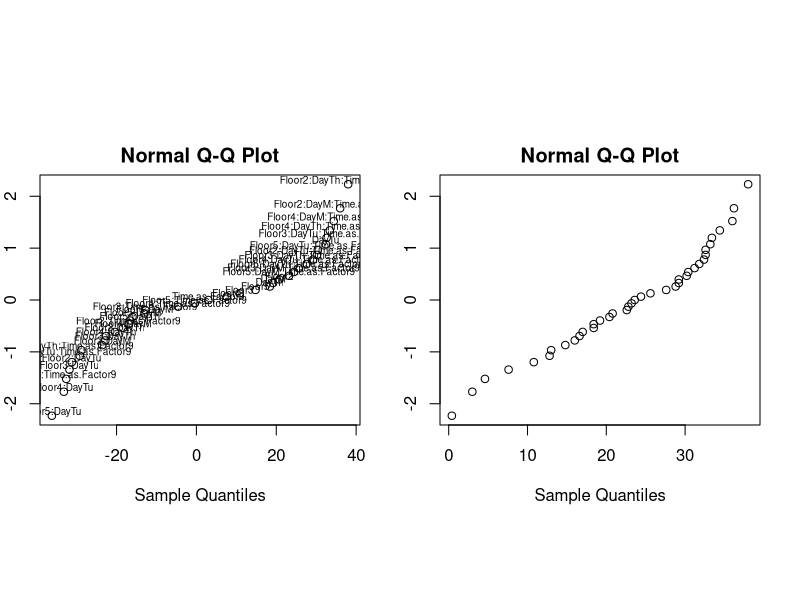
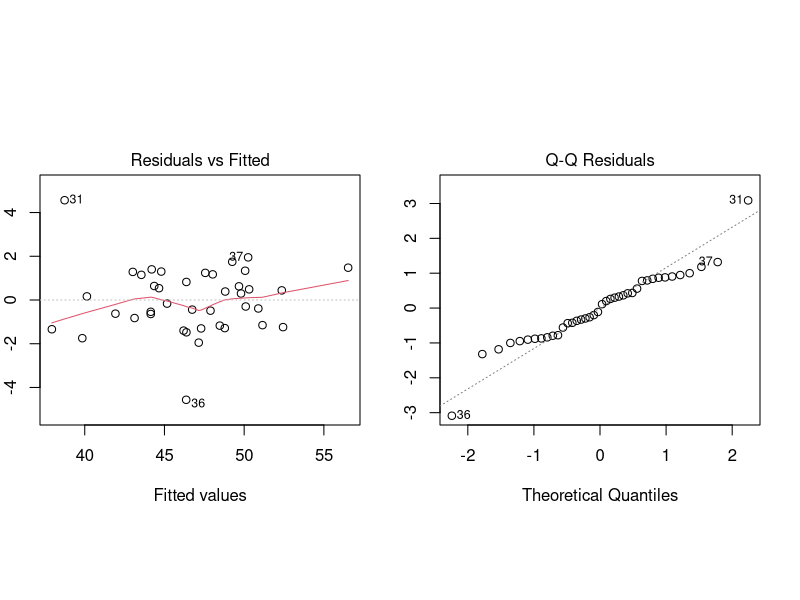
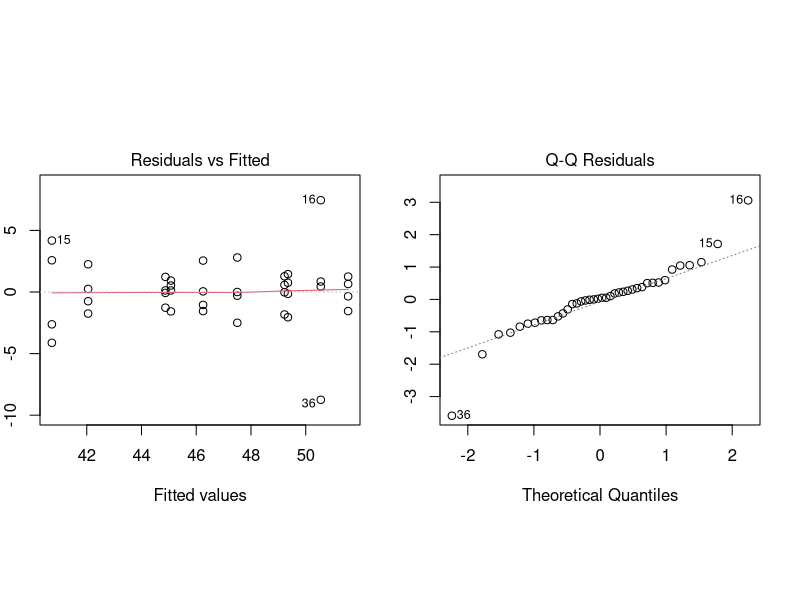

Recreate these plots in R, in order.
## ---- chunk 1
library(lmerTest)
library(pwr)
noise <- read.csv("noise.csv")
noise$Time.as.Factor <- as.factor(noise$Time.as.Factor)
noise$Day <- as.factor(noise$Day)
noise$Floor <- as.factor(noise$Floor)
noise$Operator <- as.factor(noise$Operator)
## ---- chunk 2
par(mfrow = c(1, 2), mar = c(3, 3, 2, 1), pin = c(3.2, 2.5))
full_noise_aov <- aov(Noise ~ Floor*Day*Time.as.Factor, data = noise)
qq <- qqnorm(coef(full_noise_aov)[-1] * 2, datax = T)
text(qq$x, qq$y + 0.07, labels = names(qq$x), cex = 0.6)
qqnorm(abs(coef(full_noise_aov)[-1] * 2), datax = T)
## ---- chunk 3
noise_aov <- aov(Noise ~ Floor*Day*Time.as.Factor - Floor:Day:Time.as.Factor, data = noise)
anova(noise_aov)
## ---- chunk 4
par(mfrow = c(1, 2), mar = c(3, 3, 2, 1), pin = c(3.2, 2.5))
plot(noise_aov, which = 1:2)
## ---- chunk 5
ss_effect <- anova(noise_aov)["Time.as.Factor", "Sum Sq"]
ss_error  <- anova(noise_aov)["Residuals", "Sum Sq"]
df_effect <- anova(noise_aov)["Time.as.Factor", "Df"]
df_error  <- anova(noise_aov)["Time.as.Factor", "Df"]

eta2 <- ss_effect / (ss_effect + ss_error)
f <- sqrt(eta2 / (1 - eta2))


pwr.f2.test(
  u = df_effect,
  v = df_error,
  f2 = f^2,
  sig.level = 0.05
)
## ---- chunk 6
red_noise_aov <- aov(Noise ~ Floor*Time.as.Factor, data = noise, contrasts = list(Floor = contr.sum,
                                                                                  Time.as.Factor = contr.sum))
anova(red_noise_aov)
## ---- chunk 7
par(mfrow = c(1, 2), mar = c(3, 3, 2, 1), pin = c(3.2, 2.5))
plot(red_noise_aov, which = 1:2)
## ---- chunk 8
coef(red_noise_aov)
## ---- chunk 9
aggregate(Noise ~ Floor*Time.as.Factor, data = noise, FUN = mean)
## ---- chunk 10
aggregate(Noise ~ Time.as.Factor, data = noise, FUN = mean)
## ---- chunk 11
block_aov <- lmer(Noise ~ Floor*Time.as.Factor + (1 | Operator), data = noise)
ranova(block_aov)
